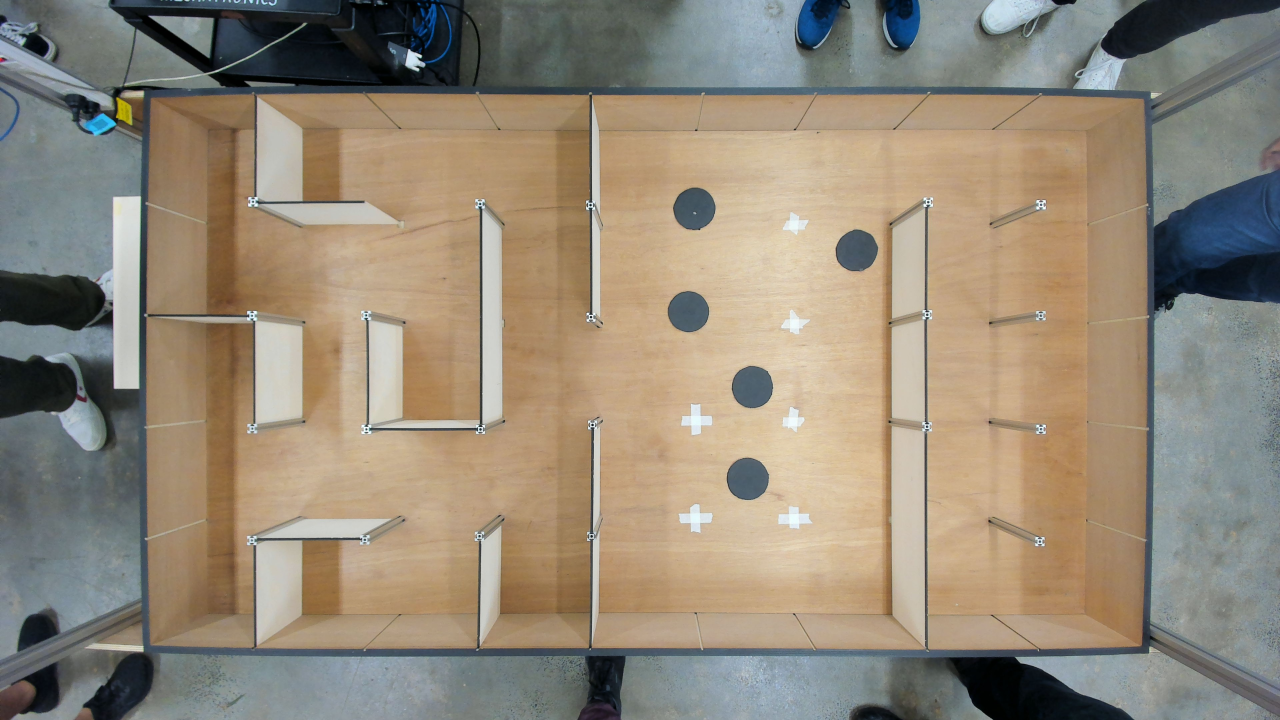
#> input picture PathPlanning/maze_continue.jpg, 3840 x 2160 px (shown at 1/3 size)
$ jupyter execute --allow-errors Micromouse.ipynb
#> lines starting #> are read from the running program, lines starting #| are printed output that depends on the picture; after the words box and inside, x2 and y2 are one past the last pixel; in counts of white or black regions, pixels touching at a corner belong together
[cell 1]
# GenAI has been used and marked with inline comments

import cv2
import numpy as np
import random
import math
from matplotlib import pyplot as plt

random.seed(42)

# Occupancy Map

[cell 2]
IMAGE_FILE = "maze_continue.jpg"
image = cv2.imread(IMAGE_FILE,cv2.IMREAD_GRAYSCALE)
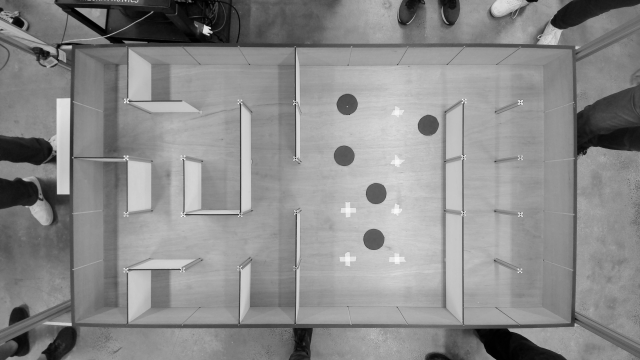
#> image: shape (2160, 3840) (shown at 1/6 size); min 0, max 255, mean 138.5
img = image[250:2000, 400:3500] # Crop image

(_, img) = cv2.threshold(img, 90, 255, cv2.THRESH_BINARY)
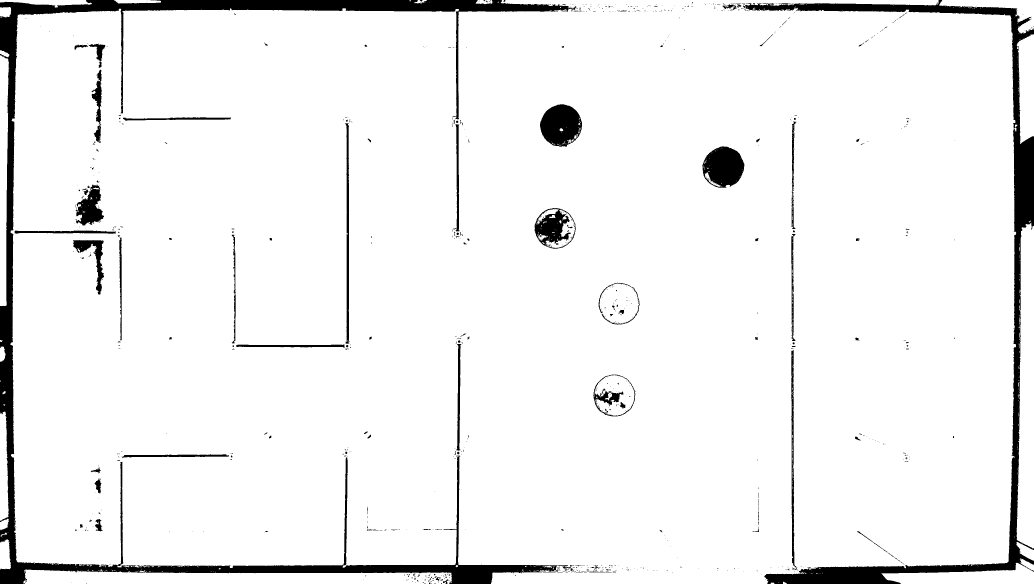
#> img: shape (1750, 3100) (shown at 1/3 size); 94.3% white; 821 black regions (696 under 20 px), largest, box (x1, y1, x2, y2) and area: (0, 0, 1730, 1750) 143042, (2229, 0, 3100, 1750) 84102, (1620, 313, 1746, 440) 11803
img = cv2.medianBlur(img, 7)
#> img: shape (1750, 3100); 94.4% white; 127 black regions (49 under 20 px), largest, box (x1, y1, x2, y2) and area: (0, 0, 1709, 1750) 143172, (2231, 0, 3100, 1750) 84227, (1620, 313, 1746, 440) 11897

kernelDilation = np.ones((3,3), np.uint8)
dilate1 = cv2.dilate(img, kernelDilation, iterations = 2)
#> dilate1: shape (1750, 3100); 95.7% white; 86 black regions (43 under 20 px), largest, box (x1, y1, x2, y2) and area: (0, 0, 1705, 1750) 114109, (2234, 0, 3100, 1750) 69815, (1622, 315, 1744, 438) 10743

# CROP SHADOWS FROM COMMON PROBLEM AREAS (CORNERS OF MAZE)
dilate1[1400:1600,150:450] = 255
dilate1[1400:1650,2750:2900] = 255
dilate1[100:200,150:450] = 255
#> dilate1: shape (1750, 3100); 95.8% white; 75 black regions (38 under 20 px), largest, box (x1, y1, x2, y2) and area: (0, 0, 1705, 1750) 114023, (2234, 0, 3100, 1750) 69815, (1622, 315, 1744, 438) 10743
dilate1[100:200,2750:2900] = 255

kernelErosion = np.ones((7,7), np.uint8)
erosion1 = cv2.erode(dilate1, kernelErosion, iterations = 5)
#> erosion1: shape (1750, 3100); 87.3% white; 26 black regions, largest, box (x1, y1, x2, y2) and area: (0, 0, 1720, 1750) 348312, (2159, 0, 3100, 1750) 179173, (698, 358, 1060, 1055) 33450


# Plot for visualisation
fig, (ax1, ax2, ax3) = plt.subplots(figsize = (18, 10), ncols = 3)
ax1.imshow(img, cmap='gray'), ax1.set_title("Original")
ax2.imshow(dilate1, cmap='gray'), ax2.set_title("Dilation + Median Blur")
ax3.imshow(erosion1, cmap='gray'), ax3.set_title("Erosion + Dilation + Median Blur")
plt.show()

kernel = np.ones((30, 30), np.uint8) # Use this kernel to generate un_safe area

kernel_size = 35
circular_kernel = np.zeros((kernel_size, kernel_size), np.uint8)
center = kernel_size // 2
radius = kernel_size // 2
for i in range(kernel_size):
    for j in range(kernel_size):
        if (i - center)**2 + (j - center)**2 <= radius**2:
            circular_kernel[i, j] = 1
        else:
            circular_kernel[i, j] = 0

# Find the unsafe area around objects
unsafeArea = cv2.erode(erosion1, circular_kernel, iterations=5)
#> unsafeArea: shape (1750, 3100); 45.7% white; 5 white regions (2 under 20 px), largest, box (x1, y1, x2, y2) and area: (136, 0, 2945, 1750) 2461859, (138, 136, 229, 585) 18779, (2312, 570, 2322, 581) 41

# Highlight unsafe areas in red on original image
mask = unsafeArea < erosion1
#> mask: shape (1750, 3100) bool; 41.5% white; 18 white regions (1 under 20 px), largest, box (x1, y1, x2, y2) and area: (51, 0, 1805, 1750) 1022768, (2010, 0, 3030, 1750) 691208, (602, 273, 1145, 1140) 248750
img_RGB = cv2.cvtColor(erosion1, cv2.COLOR_GRAY2RGB)
img_RGB[mask] = [255, 0, 0]

# Display resulting image
fig, ax1 = plt.subplots(figsize = (6, 4), ncols = 1)
ax1.imshow(img_RGB, cmap='gray'), ax1.set_title("Occupancy Map")
plt.show()

# NOTE: OCCUPANCY_MAP is an RGB Image.
# NOTE: Please call it as "OCCUPANCY_MAP.copy()" to not damage the original map for later code usage
OCCUPANCY_MAP_BW = img_RGB.copy()

HSV MASKING OCCUPANCY MAP!!

[cell 3]
image = cv2.imread(IMAGE_FILE)
#> image is the input picture: shape (2160, 3840, 3); mean B, G, R 120.5, 137.2, 148

# Crop the image to the specified size
cropped_image = image[250:2000, 400:3500]
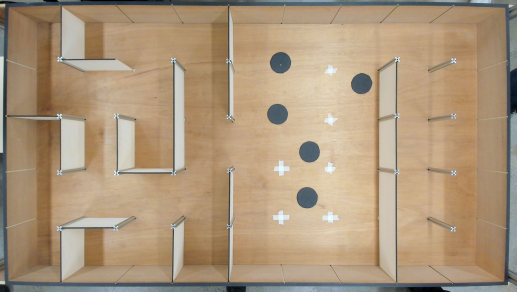
#> cropped_image: shape (1750, 3100, 3) (shown at 1/6 size); mean B, G, R 124, 151.1, 173.1

# Convert the cropped image to HSV color space
hsv_image = cv2.cvtColor(cropped_image, cv2.COLOR_BGR2HSV)
#> hsv_image: shape (1750, 3100, 3); mean H, S, V 25, 78.3, 175

# Define the HSV range for masking the maze walls
# The actual range might need adjustment based on the image
lower_bound = np.array([50, 0, 51])
upper_bound = np.array([200, 70, 115])

# Create a mask for the maze walls based on the HSV range
mask = cv2.inRange(hsv_image, lower_bound, upper_bound)
#> mask: shape (1750, 3100); 3.3% white; 1194 white regions (960 under 20 px), largest, box (x1, y1, x2, y2) and area: (2198, 0, 3100, 1750) 44535, (0, 686, 1914, 1750) 40887, (906, 0, 1792, 35) 12730
mask = cv2.medianBlur(mask, 3)
#> mask: shape (1750, 3100); 3.2% white; 679 white regions (415 under 20 px), largest, box (x1, y1, x2, y2) and area: (2270, 0, 3100, 1750) 40148, (0, 698, 1369, 1729) 33645, (976, 0, 1553, 35) 11160

# Perform morphological operations to clean up the mask
# Erosion followed by dilation to remove noise and small artifacts

kernel = np.ones((5, 5), np.uint8)
mask = cv2.dilate(mask, kernel, iterations=2)
#> mask: shape (1750, 3100); 7.2% white; 124 white regions, largest, box (x1, y1, x2, y2) and area: (0, 21, 1944, 1750) 108856, (2201, 0, 3100, 1750) 95631, (972, 0, 1635, 39) 19600

# The walls are already black in the mask, so no need to invert
result = result = cv2.bitwise_not(mask)

kernel_size = 42
circular_kernel = np.zeros((kernel_size, kernel_size), np.uint8)
center = kernel_size // 2
radius = kernel_size // 2
for i in range(kernel_size):
    for j in range(kernel_size):
        if (i - center)**2 + (j - center)**2 <= radius**2:
            circular_kernel[i, j] = 1
        else:
            circular_kernel[i, j] = 0

# Find the unsafe area around objects
unsafeArea = cv2.erode(result, circular_kernel, iterations=5)
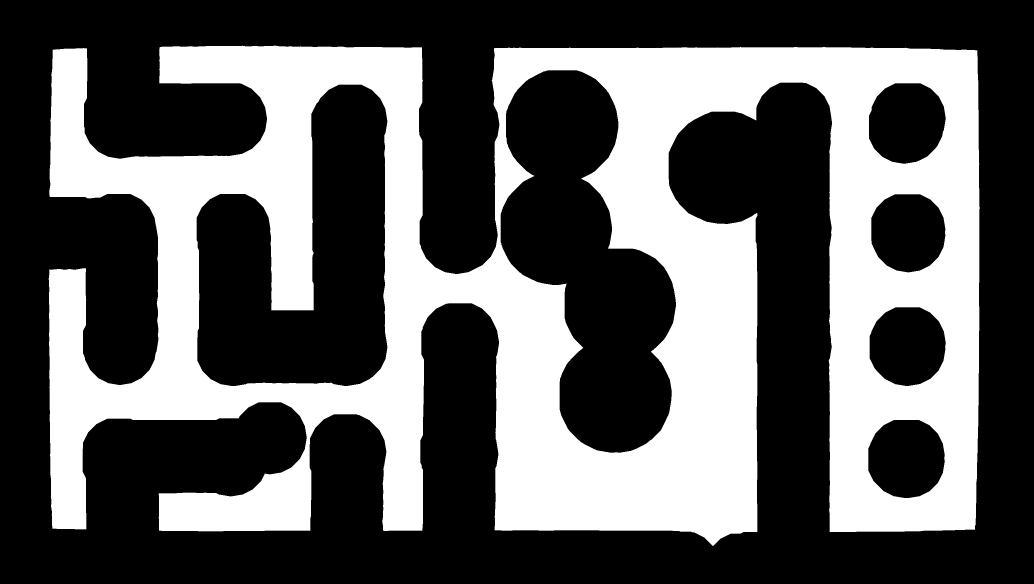
#> unsafeArea: shape (1750, 3100) (shown at 1/3 size); 37% white; 1 white region, box (x1, y1, x2, y2) and area: (146, 137, 2939, 1638) 2007735

# Highlight unsafe areas in red on original image
mask = unsafeArea < result
#> mask: shape (1750, 3100) bool; 55.8% white; 125 black regions, largest, box (x1, y1, x2, y2) and area: (146, 137, 2939, 1638) 2007735, (0, 21, 1944, 1750) 108856, (2201, 0, 3100, 1750) 95631
img_RGB = cv2.cvtColor(result, cv2.COLOR_GRAY2RGB)
img_RGB[mask] = [255, 0, 0]
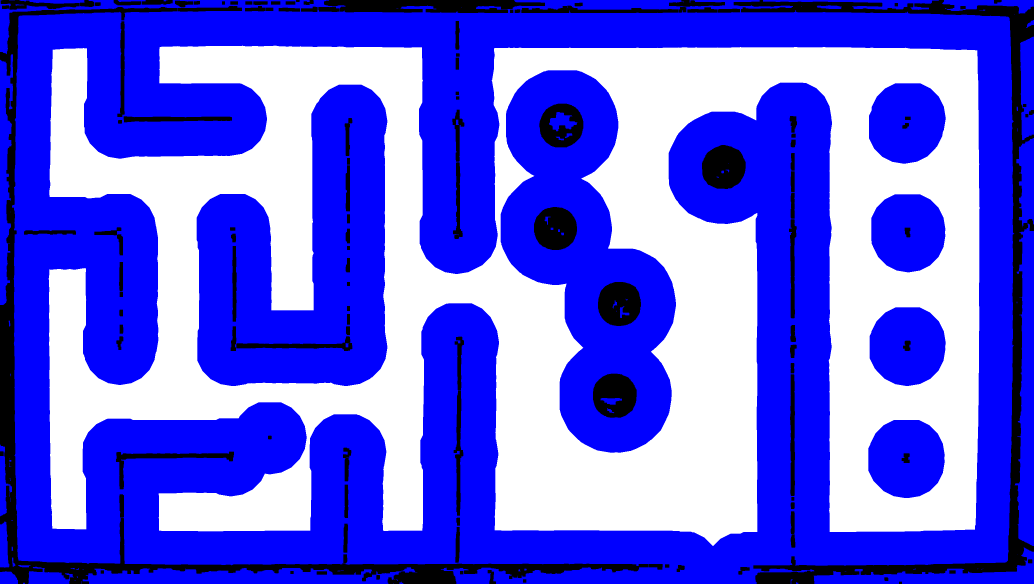
#> img_RGB: shape (1750, 3100, 3) (shown at 1/3 size); mean B, G, R 236.8, 94.4, 94.4
#> (the rest of the program and of its run is left out)
